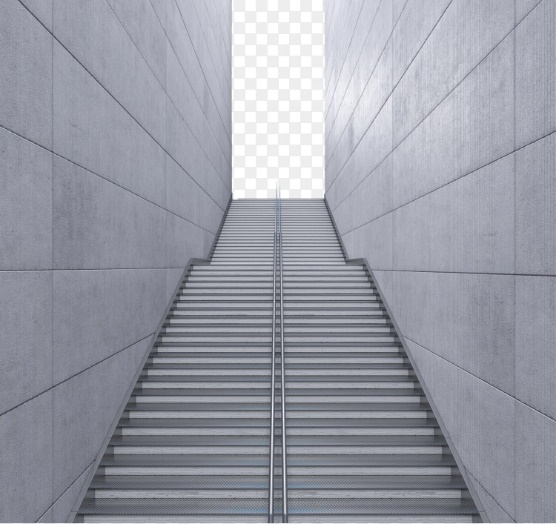
#> input picture ex3/stairs.jpg, 556 x 524 px
$ python task3b.py
#> lines starting #> are read from the running program, lines starting #| are printed output that depends on the picture; after the words box and inside, x2 and y2 are one past the last pixel; in counts of white or black regions, pixels touching at a corner belong together
### ex3/watermark.py
# -*- coding: UTF-8 -*-
"""
@author:Jaiyaun
@software: PyCharm
@file:watermark.py
@time:2021/11/17
"""

import matplotlib.pyplot as plt


def savefig(plt, filename, watermark_text):
    fig = plt.gcf()
    plt.rcParams['font.family'] = ['sans-serif']
    plt.rcParams['font.sans-serif'] = ['Microsoft YaHei']
    fig.text(0.9, 0.05, watermark_text,
             fontsize=40,
             rotation=45,
             color='blue',
             ha='right',
             va='bottom',
             alpha=0.2)
    plt.gca().xaxis.set_major_locator(plt.NullLocator())
    plt.gca().yaxis.set_major_locator(plt.NullLocator())
    plt.margins(0, 0)
    fig.savefig(filename, format='png', transparent=True, pad_inches=0)


# [14 lines left out: function addwatermark, not called in this run]

### ex3/task3b.py
# -*- coding: UTF-8 -*-
"""
@author:Jaiyaun
@software: PyCharm
@file:task3b.py
@time:2021/11/24
"""
import cv2
import numpy as np
import matplotlib.pyplot as plt
import watermark

img = cv2.imread('stairs.jpg', cv2.IMREAD_COLOR)
#> img is the input picture: shape (524, 556, 3); mean B, G, R 165.7, 155.3, 153.1
gray = cv2.cvtColor(img, cv2.COLOR_BGR2GRAY)
edges = cv2.Canny(gray, 50, 150)
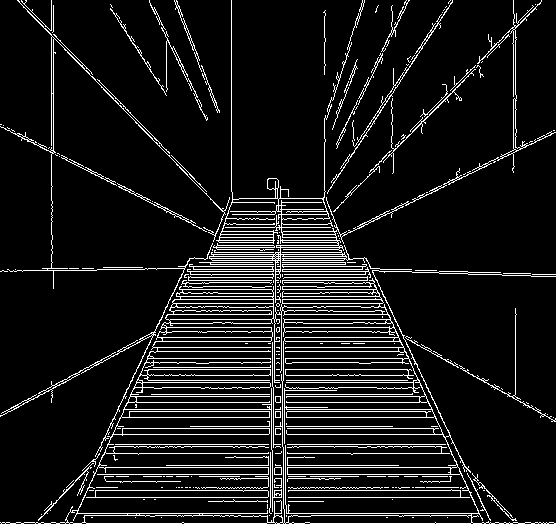
#> edges: shape (524, 556); 9.3% white in thin lines or dots

standard = np.zeros(img.shape, np.uint8)
lines = cv2.HoughLines(edges, 1, np.pi / 180, 200)
#> lines = 69 rows, first 8: [523, 1.57], [513, 1.57], [497, 1.57], [490, 1.57], [474, 1.57], [467, 1.57], [453, 1.57], [444, 1.57]
for line in lines:
    rho, theta = line[0]
    a = np.cos(theta)
    b = np.sin(theta)
    x0 = a * rho
    y0 = b * rho
    x1 = int(x0 + 1000 * (-b))
    y1 = int(y0 + 1000 * (a))
    x2 = int(x0 - 1000 * (-b))
    y2 = int(y0 - 1000 * (a))
    cv2.line(standard, (x1, y1), (x2, y2), (0, 0, 255))
#> this loop made 69 passes
#> (rho, theta, a, b, x0, y0, x1, y1) on passes 1 to 12: (523, 1.57, -4.37e-08, 1, -2.29e-05, 523, -1000, 522), (513, 1.57, -4.37e-08, 1, -2.24e-05, 513, -1000, 512), (497, 1.57, -4.37e-08, 1, -2.17e-05, 497, -1000, 496), (490, 1.57, -4.37e-08, 1, -2.14e-05, 490, -1000, 489), (474, 1.57, -4.37e-08, 1, -2.07e-05, 474, -1000, 473), (467, 1.57, -4.37e-08, 1, -2.04e-05, 467, -1000, 466), (453, 1.57, -4.37e-08, 1, -1.98e-05, 453, -1000, 452), (444, 1.57, -4.37e-08, 1, -1.94e-05, 444, -1000, 443), (434, 1.57, -4.37e-08, 1, -1.9e-05, 434, -1000, 433), (515, 1.57, -4.37e-08, 1, -2.25e-05, 515, -1000, 514), (428, 1.57, -4.37e-08, 1, -1.87e-05, 428, -1000, 427), (409, 1.57, -4.37e-08, 1, -1.79e-05, 409, -1000, 408)
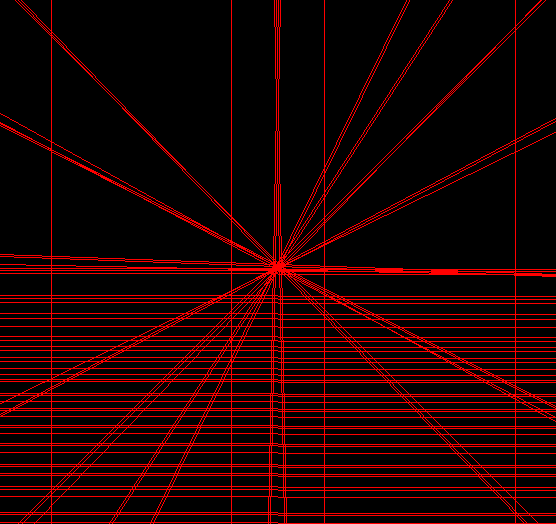
#> standard: shape (524, 556, 3); mean of channels 0, 1, 2 0, 0, 31.2; drawn as B, G, R

statistics = img.copy()
lines = cv2.HoughLinesP(edges, 0.8, np.pi / 180, 90, minLineLength=50, maxLineGap=10)
#> lines = 110 rows, first 6: [35, 523, 555, 523], [108, 428, 446, 428], [96, 453, 458, 453], [79, 490, 487, 490], [68, 513, 487, 513], [114, 417, 441, 417]

for line in lines:
    x1, y1, x2, y2 = line[0]
    cv2.line(statistics, (x1, y1), (x2, y2), (0, 255, 0), 1, lineType=cv2.LINE_AA)
#> this loop made 110 passes
#> line on passes 26 to 37: [[131, 380, 424, 380]], [[190, 426, 392, 426]], [[166, 465, 398, 465]], [[147, 347, 408, 347]], [[176, 487, 484, 487]], [[142, 337, 411, 337]], [[515, 151, 515, 25]], [[136, 369, 419, 369]], [[51, 270, 51, 0]], [[156, 326, 258, 277]], [[142, 358, 413, 358]], [[163, 314, 392, 314]]
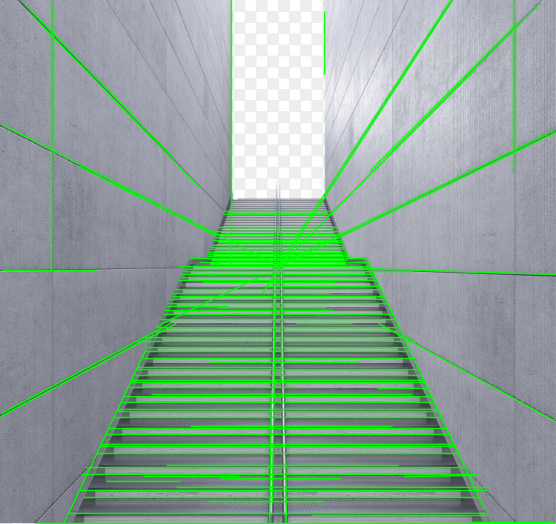
#> statistics: shape (524, 556, 3); 19.95% of pixels changed, all inside (x1, y1, x2, y2) = (0, 0, 556, 524)

titles = ['Original', 'Edges', 'Standard Hough', 'Statistics Hough']
images = [img, edges, standard, statistics]

for i in range(4):
    plt.subplot(2, 2, i + 1)
    plt.imshow(images[i], 'gray')
    plt.title(titles[i], fontsize=8)
    plt.xticks([])
    plt.yticks([])

# 保存图片
# watermark.addwatermark(plt, '201944008236Jaiyaun')
watermark.savefig(plt, 'task3a.png', '201944008236Jaiyaun')
#> in savefig, `fig.savefig(filename, format='png', transparent=True, pad_inches=0)`:
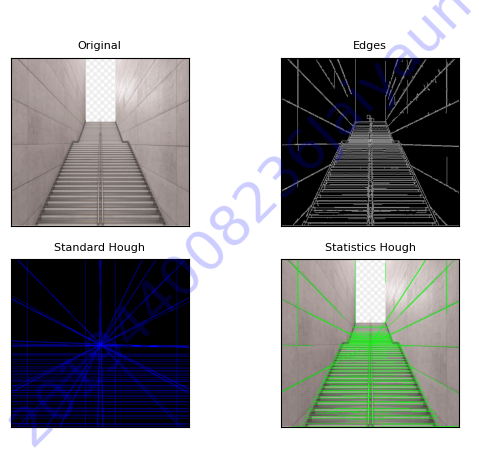
#> figure drawn by matplotlib, 4 panels; B, G, R data is drawn as R, G, B
plt.show()
